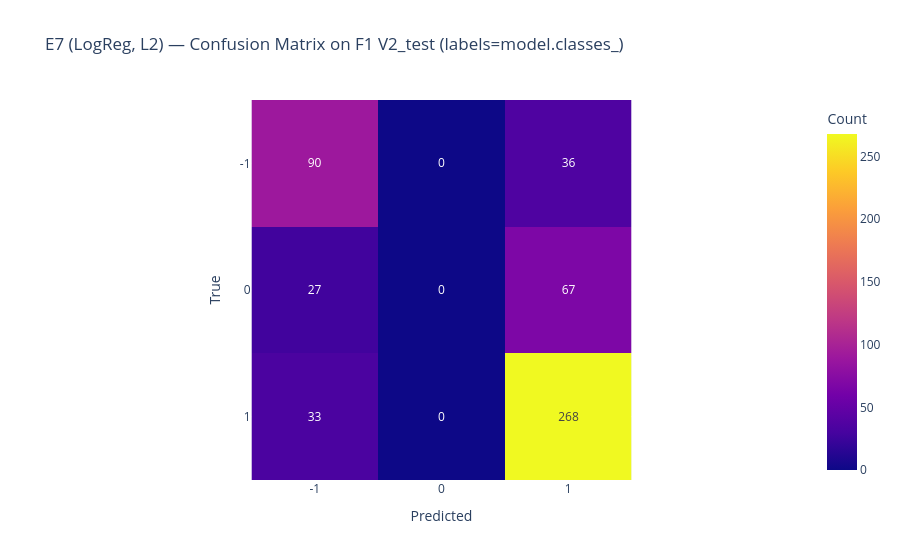
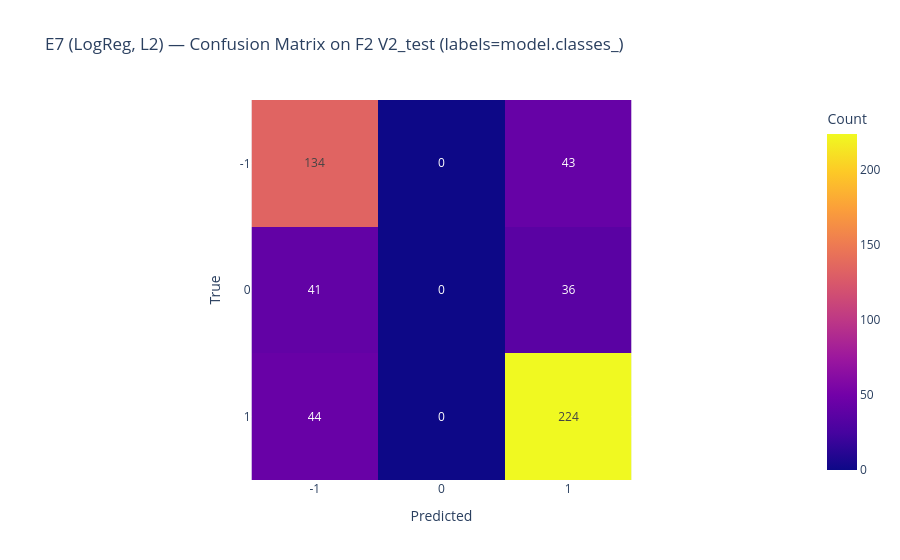
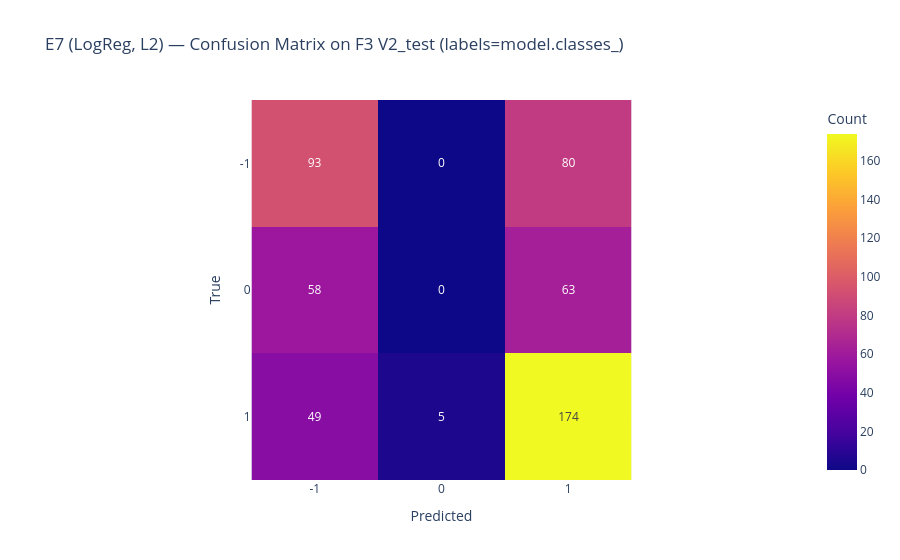
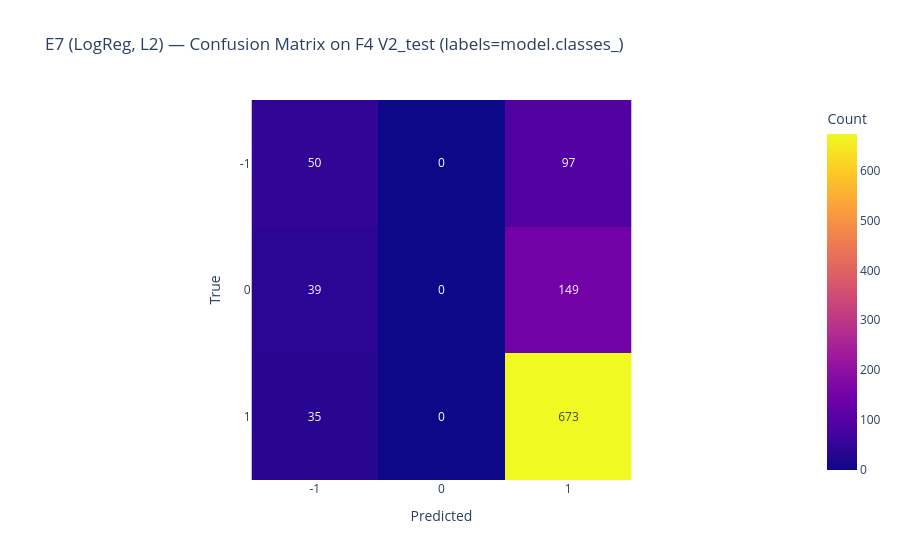

These figures' notebook cell, in order:
### Code cell
# W8.5.1 – E7 (LogReg, L2, V2): fold-by-fold scaling/train/eval + save metrics + save predictions per fold

from pathlib import Path
import pandas as pd
import numpy as np

import sklearn
from sklearn.preprocessing import StandardScaler
from sklearn.linear_model import LogisticRegression
from sklearn.metrics import accuracy_score, f1_score, confusion_matrix

import plotly.express as px

pd.set_option("display.width", 140)
pd.set_option("display.max_columns", 100)



FEATURES_PATH = Path("../data/derived/mru_usd_features_all_week5.csv")
L2_PATH       = Path("../data/derived/mru_usd_labels_L2_ma10_50_h5.csv")

# Output paths (deterministic)
METRICS_OUT = Path("../results/tables/metrics_E7.csv")
PRED_DIR = Path("../results/predictions")

if not FEATURES_PATH.exists() or not L2_PATH.exists():
    print("Not provable from provided evidence.")
    print(f"Exists features: {FEATURES_PATH.exists()} | Exists L2: {L2_PATH.exists()}")
    raise RuntimeError("STOP: missing input files")

if not METRICS_OUT.parent.exists():
    print("Not provable from provided evidence.")
    print(f"Missing metrics output directory: {METRICS_OUT.parent}")
    raise RuntimeError("STOP: missing metrics directory")

PRED_DIR.mkdir(parents=True, exist_ok=True)

features_df = pd.read_csv(FEATURES_PATH)
l2_df = pd.read_csv(L2_PATH)

JOIN_KEY = "date"
LABEL_COL = "y_L2"
F_CORE = ["f_r_lag1", "f_past_ret_5", "f_past_ret_20", "f_vol_10", "f_vol_30"]

# Schema checks
missing = []
if JOIN_KEY not in features_df.columns: missing.append("features_df missing 'date'")
if JOIN_KEY not in l2_df.columns:       missing.append("l2_df missing 'date'")
if LABEL_COL not in l2_df.columns:      missing.append("l2_df missing 'y_L2'")
for c in F_CORE:
    if c not in features_df.columns:
        missing.append(f"features_df missing F_CORE '{c}'")

if missing:
    print("Not provable from provided evidence.")
    print("Schema mismatch(s):")
    for m in missing:
        print(" -", m)
    raise RuntimeError("STOP: schema mismatch")

# Parse date
features_df["date"] = pd.to_datetime(features_df["date"], errors="coerce")
l2_df["date"] = pd.to_datetime(l2_df["date"], errors="coerce")

if features_df["date"].isna().any() or l2_df["date"].isna().any():
    print("Not provable from provided evidence.")
    raise RuntimeError("STOP: date parse failure")

# Join (one-to-one)
df = pd.merge(
    features_df.sort_values("date"),
    l2_df[["date", "y_L2"]].sort_values("date"),
    on="date",
    how="inner",
    validate="one_to_one"
).sort_values("date").reset_index(drop=True)

print(f"df shape: {df.shape}")
print(f"df date min/max: {df['date'].min()} → {df['date'].max()}")
print(f"df unique dates: {df['date'].is_unique} | df monotonic: {df['date'].is_monotonic_increasing}")

# V2 folds (locked; from your PASS output)
folds = [
    ("F1", pd.Timestamp("2000-01-03"), pd.Timestamp("2009-12-31"), pd.Timestamp("2010-01-01"), pd.Timestamp("2011-12-31")),
    ("F2", pd.Timestamp("2000-01-03"), pd.Timestamp("2011-12-31"), pd.Timestamp("2012-01-01"), pd.Timestamp("2013-12-31")),
    ("F3", pd.Timestamp("2000-01-03"), pd.Timestamp("2013-12-31"), pd.Timestamp("2014-01-01"), pd.Timestamp("2015-12-31")),
    ("F4", pd.Timestamp("2000-01-03"), pd.Timestamp("2015-12-31"), pd.Timestamp("2016-01-01"), pd.Timestamp("2019-12-31")),
]

cols_to_check = F_CORE + [LABEL_COL]

def cast_labels(y, name):
    y_ser = pd.Series(y)
    if y_ser.isna().any():
        print("Not provable from provided evidence.")
        print(f"{name} contains NaN labels after dropna; this should not happen.")
        raise RuntimeError("STOP: NaN labels remain")

    if np.issubdtype(y_ser.dtype, np.floating):
        if np.all(np.isclose(y_ser.values, np.round(y_ser.values))):
            return y_ser.round(0).astype(int).values
        print("Not provable from provided evidence.")
        print(f"{name} labels are non-integer floats; cannot safely cast.")
        raise RuntimeError("STOP: invalid label dtype")
    return y_ser.astype(int).values if np.issubdtype(y_ser.dtype, np.integer) else y_ser.values

def extract_clean_window(mask, name):
    subset = df.loc[mask, ["date"] + cols_to_check].copy()
    before = subset.shape[0]
    any_nan = subset[cols_to_check].isna().any(axis=1)
    dropped = int(any_nan.sum())
    subset = subset.loc[~any_nan].copy()
    after = subset.shape[0]

    print(f"\n--- {name} extraction (DROP any NaN in F_CORE ∪ {{y_L2}}) ---")
    print(f"rows before: {before} | dropped: {dropped} | after: {after}")
    if after == 0:
        print("Not provable from provided evidence.")
        print(f"{name} became empty after NaN filtering.")
        raise RuntimeError("STOP: empty window after dropna")

    X = subset[F_CORE].to_numpy()
    y = cast_labels(subset["y_L2"].to_numpy(), name)
    dates = subset["date"].copy()
    return X, y, dates

# Model constructor (pinned from Week 6 V2)
model_kwargs = dict(
    C=1.0,
    penalty="l2",
    solver="lbfgs",
    multi_class="multinomial",
    max_iter=200,
    class_weight=None,
)

print("\n--- E7 model constructor (pinned) ---")
print(model_kwargs)

metrics_rows = []
all_fold_metrics = []

for fold_id, tr_s, tr_e, te_s, te_e in folds:
    print("\n" + "="*80)
    print(f"=== Fold {fold_id} ===")
    print(f"Train window: {tr_s.date()} → {tr_e.date()}")
    print(f"Test  window: {te_s.date()} → {te_e.date()}")

    m_train = (df["date"] >= tr_s) & (df["date"] <= tr_e)
    m_test  = (df["date"] >= te_s) & (df["date"] <= te_e)

    X_train, y_train, d_train = extract_clean_window(m_train, f"{fold_id}_TRAIN")
    X_test,  y_test,  d_test  = extract_clean_window(m_test,  f"{fold_id}_TEST")

    scaler = StandardScaler()
    X_train_s = scaler.fit_transform(X_train)
    X_test_s  = scaler.transform(X_test)

    # Fit model
    model = LogisticRegression(**model_kwargs)
    model.fit(X_train_s, y_train)

    classes = model.classes_
    print(f"\n{fold_id} model.classes_: {classes}")

    # Predict
    pred_train = model.predict(X_train_s)
    pred_test  = model.predict(X_test_s)

    # Metrics (train + test)
    def metrics_block(y_true, y_pred, split_name):
        acc = accuracy_score(y_true, y_pred)
        f1m = f1_score(y_true, y_pred, average="macro")
        f1p = f1_score(y_true, y_pred, average=None, labels=classes)
        out = {"fold": fold_id, "split": split_name, "accuracy": acc, "macro_f1": f1m}
        for c, v in zip(classes, f1p):
            out[f"f1_class_{c}"] = v
        return out

    row_train = metrics_block(y_train, pred_train, "V2_train")
    row_test  = metrics_block(y_test,  pred_test,  "V2_test")
    metrics_rows.extend([row_train, row_test])

    cm = confusion_matrix(y_test, pred_test, labels=classes)
    cm_df = pd.DataFrame(cm, index=[f"true_{c}" for c in classes], columns=[f"pred_{c}" for c in classes])

    print(f"\n=== TEXT MIRROR: Confusion matrix ({fold_id} V2_test, labels=model.classes_) ===")
    print(cm_df.to_string())

    fig_cm = px.imshow(
        cm,
        x=[str(c) for c in classes],
        y=[str(c) for c in classes],
        text_auto=True,
        title=f"E7 (LogReg, L2) — Confusion Matrix on {fold_id} V2_test (labels=model.classes_)",
        labels=dict(x="Predicted", y="True", color="Count"),
    )
    fig_cm.show()

    # Save fold predictions (date-indexed, for Week 9)
    pred_out = PRED_DIR / f"predictions_E7_V2_{fold_id}_test.csv"
    pd.DataFrame({"date": d_test.values, "y_true": y_test, "y_pred": pred_test}).to_csv(pred_out, index=False)
    print(f"[WRITE] fold predictions saved: {pred_out}")

# Build metrics table
metrics_df = pd.DataFrame(metrics_rows)

print("\n=== TEXT MIRROR: E7 metrics (per fold, train+test rows) ===")
print(metrics_df.to_string(index=False))

test_df = metrics_df[metrics_df["split"] == "V2_test"].copy()

metric_cols = [c for c in test_df.columns if c not in ["fold", "split"]]
agg = {"fold": "AGG_MEAN", "split": "V2_test_mean"}
for c in metric_cols:
    agg[c] = float(test_df[c].mean())

agg_df = pd.DataFrame([agg])

final_metrics_df = pd.concat([metrics_df, agg_df], ignore_index=True)

print(final_metrics_df.to_string(index=False))

# Save metrics CSV
final_metrics_df.to_csv(METRICS_OUT, index=False)
print(f"\n[WRITE] metrics saved: {METRICS_OUT}")

### Figure 1 — Plotly figure (JSON) as saved in the notebook; plotly's stock layout.template omitted (floating-point values rounded to 4 significant figures)
{"data": [{"coloraxis": "coloraxis", "hovertemplate": "Predicted: %{x}<br>True: %{y}<br>Count: %{z}<extra></extra>", "name": "0", "texttemplate": "%{z}", "type": "heatmap", "x": ["-1", "0", "1"], "xaxis": "x", "y": ["-1", "0", "1"], "yaxis": "y", "z": [[90, 0, 36], [27, 0, 67], [33, 0, 268]]}], "layout": {"coloraxis": {"colorbar": {"title": {"text": "Count"}}, "colorscale": [[0, "#0d0887"], [0.1111, "#46039f"], [0.2222, "#7201a8"], [0.3333, "#9c179e"], [0.4444, "#bd3786"], [0.5556, "#d8576b"], [0.6667, "#ed7953"], [0.7778, "#fb9f3a"], [0.8889, "#fdca26"], [1, "#f0f921"]]}, "title": {"text": "E7 (LogReg, L2) — Confusion Matrix on F1 V2_test (labels=model.classes_)"}, "xaxis": {"anchor": "y", "constrain": "domain", "domain": [0, 1], "scaleanchor": "y", "title": {"text": "Predicted"}}, "yaxis": {"anchor": "x", "autorange": "reversed", "constrain": "domain", "domain": [0, 1], "title": {"text": "True"}}}}

### Figure 2 — Plotly figure (JSON) as saved in the notebook; plotly's stock layout.template omitted (floating-point values rounded to 4 significant figures)
{"data": [{"coloraxis": "coloraxis", "hovertemplate": "Predicted: %{x}<br>True: %{y}<br>Count: %{z}<extra></extra>", "name": "0", "texttemplate": "%{z}", "type": "heatmap", "x": ["-1", "0", "1"], "xaxis": "x", "y": ["-1", "0", "1"], "yaxis": "y", "z": [[134, 0, 43], [41, 0, 36], [44, 0, 224]]}], "layout": {"coloraxis": {"colorbar": {"title": {"text": "Count"}}, "colorscale": [[0, "#0d0887"], [0.1111, "#46039f"], [0.2222, "#7201a8"], [0.3333, "#9c179e"], [0.4444, "#bd3786"], [0.5556, "#d8576b"], [0.6667, "#ed7953"], [0.7778, "#fb9f3a"], [0.8889, "#fdca26"], [1, "#f0f921"]]}, "title": {"text": "E7 (LogReg, L2) — Confusion Matrix on F2 V2_test (labels=model.classes_)"}, "xaxis": {"anchor": "y", "constrain": "domain", "domain": [0, 1], "scaleanchor": "y", "title": {"text": "Predicted"}}, "yaxis": {"anchor": "x", "autorange": "reversed", "constrain": "domain", "domain": [0, 1], "title": {"text": "True"}}}}

### Figure 3 — Plotly figure (JSON) as saved in the notebook; plotly's stock layout.template omitted (floating-point values rounded to 4 significant figures)
{"data": [{"coloraxis": "coloraxis", "hovertemplate": "Predicted: %{x}<br>True: %{y}<br>Count: %{z}<extra></extra>", "name": "0", "texttemplate": "%{z}", "type": "heatmap", "x": ["-1", "0", "1"], "xaxis": "x", "y": ["-1", "0", "1"], "yaxis": "y", "z": [[93, 0, 80], [58, 0, 63], [49, 5, 174]]}], "layout": {"coloraxis": {"colorbar": {"title": {"text": "Count"}}, "colorscale": [[0, "#0d0887"], [0.1111, "#46039f"], [0.2222, "#7201a8"], [0.3333, "#9c179e"], [0.4444, "#bd3786"], [0.5556, "#d8576b"], [0.6667, "#ed7953"], [0.7778, "#fb9f3a"], [0.8889, "#fdca26"], [1, "#f0f921"]]}, "title": {"text": "E7 (LogReg, L2) — Confusion Matrix on F3 V2_test (labels=model.classes_)"}, "xaxis": {"anchor": "y", "constrain": "domain", "domain": [0, 1], "scaleanchor": "y", "title": {"text": "Predicted"}}, "yaxis": {"anchor": "x", "autorange": "reversed", "constrain": "domain", "domain": [0, 1], "title": {"text": "True"}}}}

### Figure 4 — Plotly figure (JSON) as saved in the notebook; plotly's stock layout.template omitted (floating-point values rounded to 4 significant figures)
{"data": [{"coloraxis": "coloraxis", "hovertemplate": "Predicted: %{x}<br>True: %{y}<br>Count: %{z}<extra></extra>", "name": "0", "texttemplate": "%{z}", "type": "heatmap", "x": ["-1", "0", "1"], "xaxis": "x", "y": ["-1", "0", "1"], "yaxis": "y", "z": [[50, 0, 97], [39, 0, 149], [35, 0, 673]]}], "layout": {"coloraxis": {"colorbar": {"title": {"text": "Count"}}, "colorscale": [[0, "#0d0887"], [0.1111, "#46039f"], [0.2222, "#7201a8"], [0.3333, "#9c179e"], [0.4444, "#bd3786"], [0.5556, "#d8576b"], [0.6667, "#ed7953"], [0.7778, "#fb9f3a"], [0.8889, "#fdca26"], [1, "#f0f921"]]}, "title": {"text": "E7 (LogReg, L2) — Confusion Matrix on F4 V2_test (labels=model.classes_)"}, "xaxis": {"anchor": "y", "constrain": "domain", "domain": [0, 1], "scaleanchor": "y", "title": {"text": "Predicted"}}, "yaxis": {"anchor": "x", "autorange": "reversed", "constrain": "domain", "domain": [0, 1], "title": {"text": "True"}}}}
